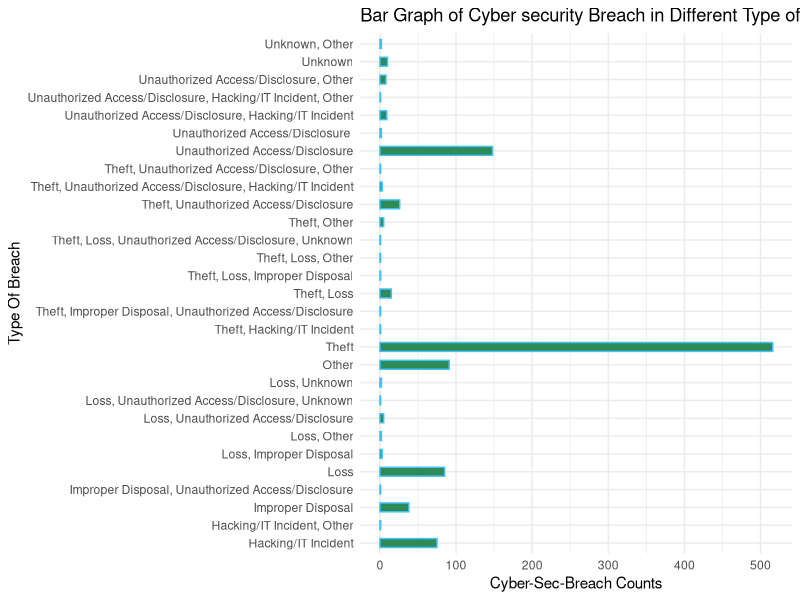
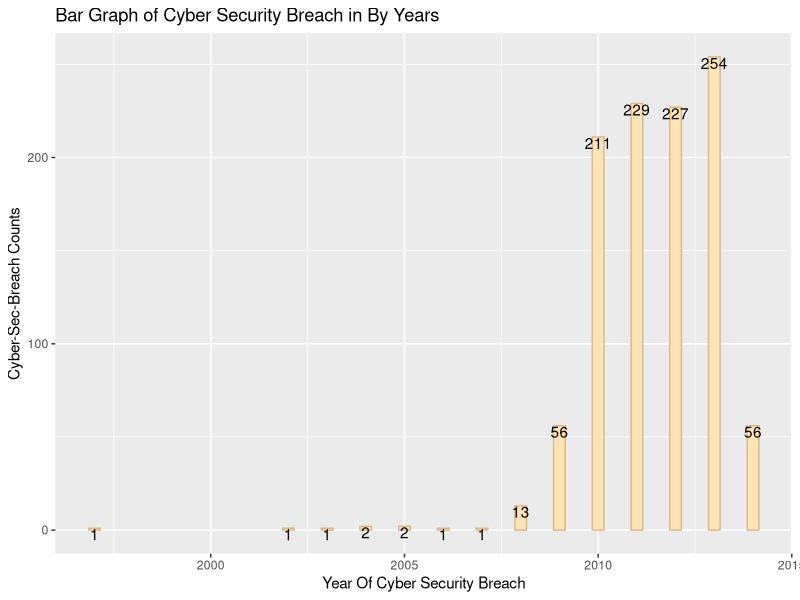

These charts were generated, in order, by the following R code:
## ---- chunk 1
knitr::opts_chunk$set(echo = TRUE)
## ---- chunk 2
library(tidyverse)
## ---- chunk 3
## Storing the data-set into a name
Cyber_Security_Breaches <- read.csv("Cyber_Security_Breaches.csv")
## ---- chunk 4
head(Cyber_Security_Breaches)
## ---- chunk 5
colnames(Cyber_Security_Breaches)
## ---- chunk 6
csb <- Cyber_Security_Breaches[  , c(3 : 9, 14)]
head(csb)
# tail(csb)
## ---- chunk 7
csb %>% str()
## ---- chunk 8
csb <- csb %>% rename( 
  Entity = Name_of_Covered_Entity ,
  Business_Associate = Business_Associate_Involved ,
  Location = Location_of_Breached_Information ) 
csb %>% str()
## ---- chunk 9
unique(csb$State)
unique(csb$Type_of_Breach)
unique(csb$Location)
## ---- chunk 10
csb$State <- factor(csb$State)
csb$Type_of_Breach <- factor(csb$Type_of_Breach)
csb$Location <- factor(csb$Location)
csb %>% str()
levels(csb$Location)
## ---- chunk 11
csb %>% count(State)
## ---- chunk 12
csb %>% 
  filter(State == "NY" & Type_of_Breach == "Loss")
## ---- chunk 13
csb %>% filter(Individuals_Affected > 500000)
## ---- chunk 14
csb %>% group_by(State) %>%
  summarize(individual_mean = mean(Individuals_Affected, na.rm = T),
  individual_sd = sd(Individuals_Affected, na.rm = T))
## ---- chunk 15
# unique(csb$Type_of_Breach)
csb %>% 
  filter(State == "NY" , Type_of_Breach == "Theft") %>% 
  group_by(year) %>% 
  summarize(Individuals_Affected.max = max(Individuals_Affected),
            Individuals_Affected.min = min(Individuals_Affected))

## ---- chunk 16
unique(is.na(csb))
csb <- csb %>%
  na.omit()
## ---- chunk 17

ggplot(data = csb, 
       mapping = aes(x = Type_of_Breach)) +
  geom_bar(color = "#42C2FF", 
           fill = "seagreen", 
           width = 0.5) +

  labs(x = "Type Of Breach" , 
       y = "Cyber-Sec-Breach Counts" , 
       title = "Bar Graph of Cyber security Breach in Different Type of Breach") +
  theme_minimal() +
  coord_flip()
# unique(csb$State)
# unique(csb$Type_of_Breach)
# unique(csb$Location)
## ---- chunk 18
ggplot(data = csb, 
       mapping = aes(x = year)) +
  geom_bar(color = "burlywood", 
           fill = "moccasin", 
           width = 0.3) +
  geom_text(stat ="count", 
            mapping = aes(label = ..count..), 
            vjust = 1) + 
  labs(x = "Year Of Cyber Security Breach" , 
       y = "Cyber-Sec-Breach Counts" , 
       title = "Bar Graph of Cyber Security Breach in By Years") +
  theme_grey() 
